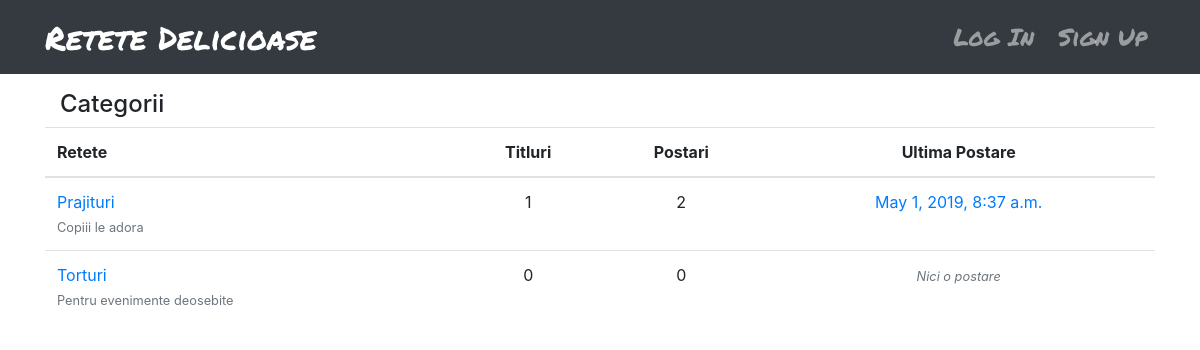
The page / on the database its author committed.
### core/models.py (models this page shows, shortened)
class Categorii(models.Model):
    name = models.CharField(max_length=150, blank=False)
    description = models.CharField(max_length=200, blank=False)
    class Meta:
        verbose_name = 'Categorie'
        verbose_name_plural = 'Categorii'
    def count_posts(self):
        return Discutii.objects.filter(topic__categorie=self).count()
    def last_post(self):
        return Discutii.objects.filter(topic__categorie=self).order_by('-created_at').first()

class Discutii(models.Model):
    message = models.TextField(max_length=4000, blank=True)
    created_at = models.DateTimeField(auto_now_add=True)
    updated_at = models.DateTimeField(auto_now=True)
    topic = models.ForeignKey(Topics, related_name='posts', on_delete=models.CASCADE)
    created_by = models.ForeignKey(User, related_name='posts', on_delete=models.CASCADE, null=True, blank=True)
    class Meta:
        verbose_name = 'Discutie'
        verbose_name_plural = 'Discutii'

### core/views.py (the view)
# urls.py: path('', views.index, name='index'),
def index(request):
    categorii = Categorii.objects.all()
    return render(request, 'core/index.html', {'categorii': categorii})

### core/templates/core/index.html
{% extends 'core/base.html' %}
{% block breadcrumb %}
    <div class="container">
        <h4>Categorii</h4>
    </div>
{% endblock %}
{% block content %}
    <table class="table">
        <thead>
            <tr>
                <th>Retete</th>
                <th style="text-align: center">Titluri</th>
                <th style="text-align: center">Postari</th>
                <th style="text-align: center">Ultima Postare</th>
            </tr>
        </thead>
        <tbody>
            {% for categ in categorii %}
                <tr>
                    <td>
                        <a href="{% url 'core:topics' categ.pk %}">{{ categ.name }}</a><br>
                        <small class="text-muted">{{ categ.description }}</small>
                    </td>
                    <td style="text-align: center">{{ categ.topics.count }}</td>
                    <td style="text-align: center">{{ categ.count_posts }}</td>
                    <td style="text-align: center">
                        {% with postare=categ.last_post %}
                            {% if postare %}
                                <a href="{% url 'core:discutii' categ.pk postare.topic.pk %}">{{ postare.created_at }}</a>
                            {% else %}
                                <small class="text-muted"><i>Nici o postare</i></small>
                            {% endif %}
                        {% endwith %}
                    </td>
                </tr>
            {% endfor %}
        </tbody>
    </table>
{% endblock %}

### rows shown on the page
Categorii: name "Prajituri", description "Copiii le adora", topics.count "1", count_posts "2", last_post.created_at "May 1, 2019, 8:37 a.m."
Categorii: name "Torturi", description "Pentru evenimente deosebite", topics.count "0", count_posts "0", shows "Nici o postare"
